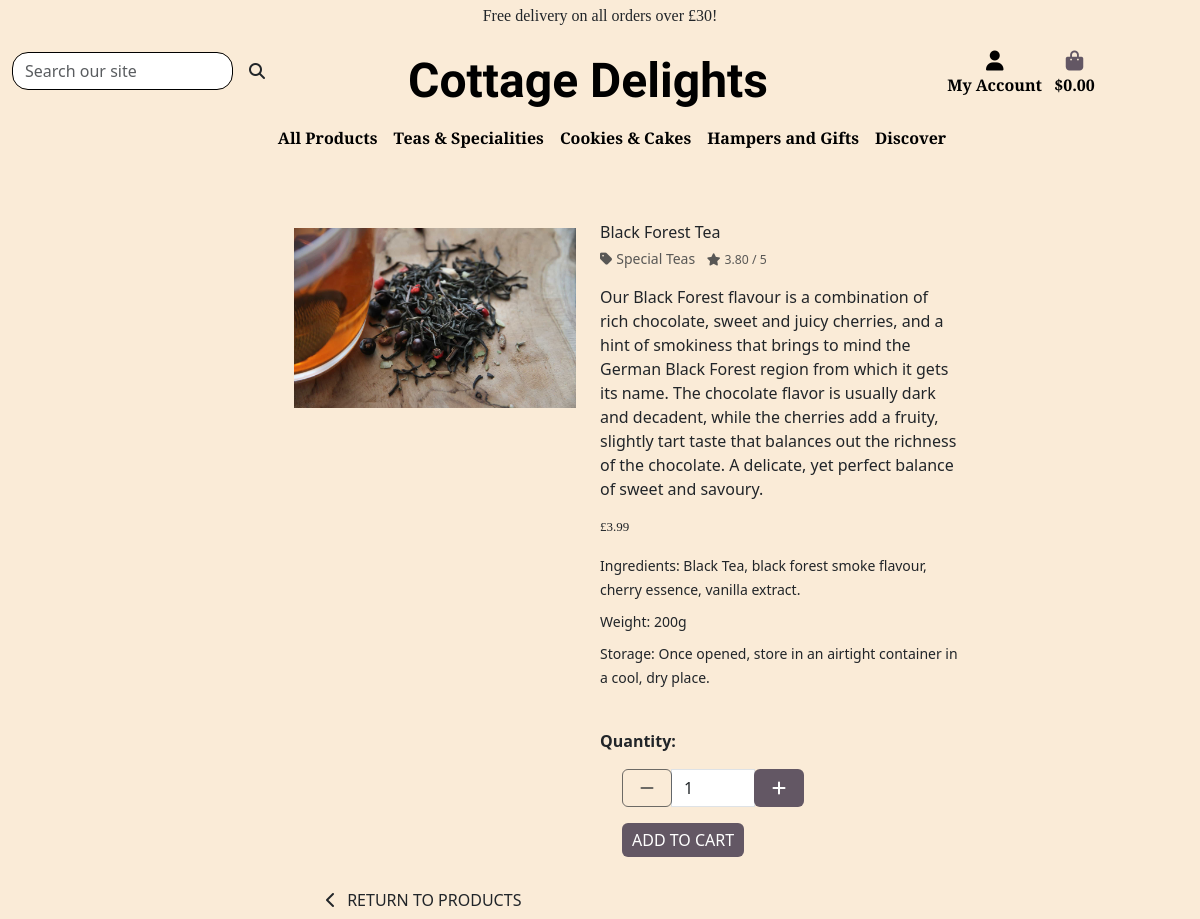
The page /products/1/ on the database its author committed.
### products/models.py (models this page shows, shortened)
class Product(models.Model):
    category = models.ForeignKey(
        'category', null=True, blank=True, on_delete=models.SET_NULL)
    sku = models.CharField(max_length=100)
    name = models.CharField(max_length=250, null=True, blank=True)
    description = models.TextField()
    ingredients = models.CharField(max_length=450)
    weight = models.CharField(max_length=10, null=True, blank=True)
    storage = models.TextField(null=True, blank=True)
    price = models.DecimalField(max_digits=6, decimal_places=2)
    rating = models.DecimalField(
        max_digits=6, decimal_places=2, null=True, blank=True)
    image_url = models.URLField(max_length=1024, null=True, blank=True)
    image = models.ImageField(null=True, blank=True)

class Category(models.Model):
    class Meta:
        verbose_name_plural = 'Categories'
    name = models.CharField(max_length=250)
    friendly_name = models.CharField(max_length=250, null=True, blank=True)

### products/views.py (the view)
# urls.py: path('<int:product_id>/', views.productdetails, name='productdetails'),
def productdetails(request, product_id):
    product = get_object_or_404(Product, pk=product_id)
    context = {
        'product': product,
    }
    return render(request, 'products/productdetails.html', context)

### cart/contexts.py (called while the page is built, shortened)
def cart_contents(request):
    cart_items = []
    order_total = 0
    product_quant = 0
    cart = request.session.get('cart', {})
    if order_total < settings.FREE_DELIVERY_THRESHOLD:
        delivery = order_total * Decimal(
            settings.STANDARD_DELIVERY_PERCENTAGE / 100)
        free_delivery_delta = settings.FREE_DELIVERY_THRESHOLD - order_total
    else:
        delivery = 0
        free_delivery_delta = 0
    grand_total = delivery + order_total
    context = {
        'cart_items': cart_items,
        'order_total': order_total,
        'product_quant': product_quant,
        'delivery': delivery,
        'free_delivery_delta': free_delivery_delta,
        'free_delivery_threshold': settings.FREE_DELIVERY_THRESHOLD,
        'grand_total': grand_total,
    }
    return context

### products/templates/products/productdetails.html (shortened to what this page needs)
{% extends 'base.html' %}
{% load static %}
{% block page_header %}
<div class="container header-container">
</div>
{% endblock %}
{% block content %}
<div class="overlay"></div>
<div class="container-fluid mt-2">
    <div class=" container-fluid row mt-2">
        <div class="imgcontainer col-sm-12 col-md-6 col-lg-4 offset-2 me-0 mt-2">
            <div class="col-sm-12 w-100 image-container my-5">
                {% if product.image %}
                <a href="{{ product.image.url }}" target="_blank">
                    <img class="card-img-top img-fluid" src="{{ product.image.url }}" alt="{{ product.name }}">
                </a>
                {% else %}
                <a href="">
                    <img class="card-img-top img-fluid" src="{{ MEDIA_URL }}noimage-min.png" alt="{{ product.name }}">
                </a>
                {% endif %}
            </div>
        </div>
        <div class="detailcontainer col-sm-12 col-md-6 col-lg-4">
            <div class="productdetails-cont mb-4 mt-4 mt-md-5">
                <p class="mb-0">{{ product.name }}</p>
                {% if product.category %}
                <p class="small mt-1 mb-0">
                    <a class="text-muted" href="{% url 'products' %}?category={{ product.category.name }}">
                        <i class="fas fa-tag me-1"></i>{{ product.category.friendly_name }}
                    </a>
                    {% endif %}
                    {% if product.rating %}
                    <span class="mx-2"><small class="text-muted"><i class="fas fa-star me-1"></i>{{ product.rating }} /
                            5</small></span>
                    {% else %}
                    <small class="text-muted">No Rating</small>
                    {% endif %}</p>
                <p class="mt-3">{{ product.description }}</p>
                <p class="lead mb-0 text-left font-weight-bold">£{{ product.price }}</p>
                    <div class="row mt-3">
                        <div class="col md-6"><small>Ingredients: {{ product.ingredients }}</small></div>
                    </div>
                    <div class="row mt-2">
                        <div class="col md-6">
                            <small>Weight: {{ product.weight }}</small>
                        </div>
                    </div>
                    <div class="row mt-2">
                        <small>
                        <div class="col">Storage: {{ product.storage }}
                        </small>
                        </div>
                    </div>
            </div>
        </div>
    </div>
<div class="form-row quantitytitle">
    <div class="col-md-6">
        <p class="mt-3"><strong>Quantity:</strong></p>
    </div>
</div>
<div class="row mx-auto">
    <div class="quantcontainer col-md-6 col-lg-6 me-0 mx-auto mb-3">
        <form class="form col-md-4 quant-form me-1" action="{% url 'add_items' product.id %}" method="POST">
            <div class="form-group w-30">
                <div class="input-group input-group-{{ product.id }}">
                    <div class="input-group-prepend">
                        <button class="decrement-qty btn btn-black rounded-start decrement-qty_{{ product.id }}"
                            data-item_id="{{ product.id }}">
                            <span class="icon">
                                <i class="fas fa-minus"></i>
                            </span>
                        </button>
                    </div>
                    <input class="form-control qty_input id_qty_{{ product.id }}" type="number" name="quantity"
                        value="1" min="1" max="99" data-item_id="{{ product.id }}">
                    <div class="input-group-append">
                        <button class="increment-qty btn btn-black rounded-start increment-qty_{{ product.id }}"
                            data-item_id="{{ product.id }}">
                            <span class="icon">
                                <i class="fas fa-plus"></i>
                            </span>
                        </button>
                    </div>
                </div>
            </div>
            <div class="col-md-3 ms-0 mt-3 addtocart">
        <input type="submit" class="btn btn-black rounded text-uppercase" value="Add to Cart">
    </div>
</form>
    </div>
</div>
<div class="row">
    <div class="col-12 col-md-6 mx-auto mt-2">
        <a href="{% url 'products' %}" class="btn btn-outline-black rounded-0">
            <span class="icon">
                <i class="fas fa-chevron-left"></i>
            </span>
            <span class="text-uppercase me-3">Return to Products</span>
        </a>
    </div>
</div>
{% endblock %}

### static/css/base.css (style rules this page uses)
html { height: 100%; margin: 0; padding: 0; width: 100%; }
body { width: 100%; background-image: url('/media/elaine-howlin-FEpNmWh1fMc-unsplash-min.jpg'); background-repeat: no-repeat; background-size: cover; background-color: rgb(247, 235, 235); height: calc(76vh - 164px); }
.overlay { height: 100%; width: 100%; background-color: antiquewhite; z-index: -1; top: 0; left: 0; position: fixed; }
.header-container { padding-top: 164px; width: 100%; }
a.text-muted { text-decoration: none; }
.imgcontainer { padding-left: 90px; }
img.card-img-top { width: 100%; height: 15vw; object-fit: cover; }
.quant-form { padding-left: 10px; }
.icon { align-items: center; display: inline-flex; justify-content: center; height: 1.5rem; width: 1.5rem; }
p.lead { font-size: 13px; font-weight: 500; font-family: "Arbutus Slab", serif; }
a.btn-black, button.btn-black, input.btn-black, a.editbutton, span.btn-black { background: rgb(99, 87, 100); color: white; text-decoration: none; }
input.btn-black { border-style: none; border-radius: 5px; padding: 5px 10px; }
@media (min-width: 768px) { .container { width: 100%; } }
@media (min-width: 992px) { .header-container { padding-top: 164px; } }
@media screen and (min-width: 768px) and (max-width: 1755px) { html { width: 100%; } }
@media screen and (min-width: 768px) and (max-width: 1755px) { body { width: 100%; } }
@media screen and (min-width: 768px) and (max-width: 1755px) { div.container { width: 100%; } }
@media screen and (min-width: 576px) { div.quantcontainer { display: flex; } }
@media screen and (min-width: 885px) { div.quantitytitle { display: flex; justify-content: end; } }

### rows shown on the page
Product: image (picture), name "Black Forest Tea", category.friendly_name "Special Teas", rating "3.80", description "Our Black Forest flavour is a combination of rich chocolate, sweet and juicy cherries, and a hint of smokiness that brings to mind the German Black Forest region from which it gets its name. The chocolate flavor is usually dark and decadent, while the cherries add a fruity, slightly tart taste that balances out the richness of the chocolate. A delicate, yet perfect balance of sweet and savoury.", price "3.99", ingredients "Black Tea, black forest smoke flavour, cherry essence, vanilla extract.", weight "200g", storage "Once opened, store in an airtight container in a cool, dry place.", quantity "1"

### other values the page prints
{{ free_delivery_threshold }} "30"
